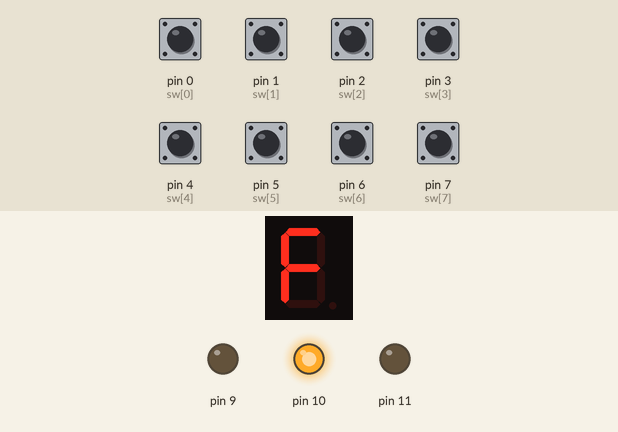
Simulated run of this sketch. Board: Arduino Uno, built with avr-gcc and run on an emulated ATmega328P. Shown: 1-digit seven-segment display, output pins drawn as LEDs (lit = HIGH). Wiring (inferred from the names in the program): 1-digit 7-segment display, segments lit when HIGH: segments A0, A1, A2, A3, A4, A5, pin 8. The inputs (shaded band) are chosen by the test bench; at power-on: pin 0 (sw[0]), pin 1 (sw[1]), pin 2 (sw[2]), pin 3 (sw[3]), pin 4 (sw[4]), pin 5 (sw[5]), pin 6 (sw[6]), pin 7 (sw[7]) HIGH. The segment pins are drawn as the display they are named for; pins used as bus, display or sensor lines are not drawn.

Above: at 1.2 s.
1.3 s: pin 0 (sw[0]) pulled LOW for 0.15 s
At 1.37 s:
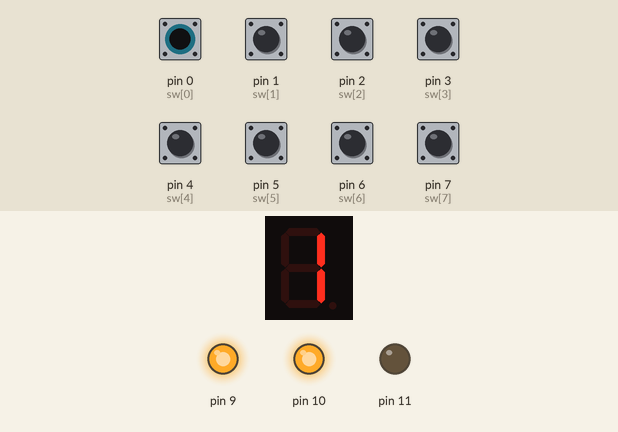
2.9 s: pin 5 (sw[5]) pulled LOW for 0.15 s
At 3.3 s:
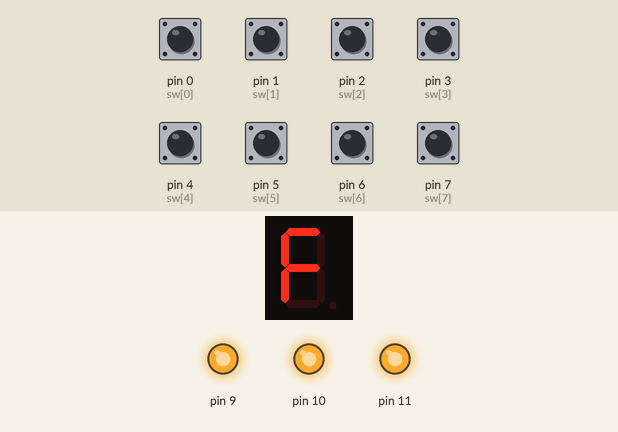
4.5 s: pin 2 (sw[2]) pulled LOW for 0.15 s
At 4.57 s:
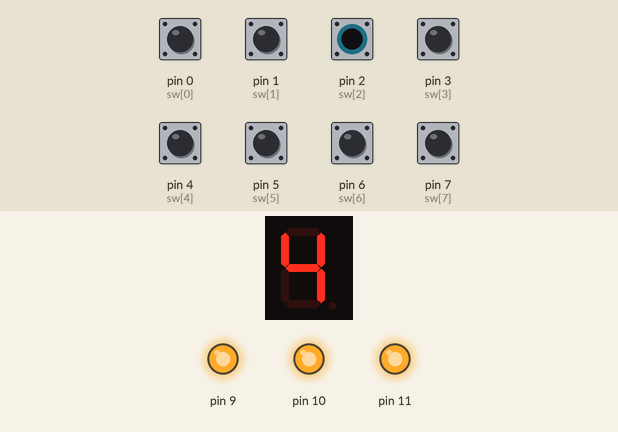
6.1 s: pin 3 (sw[3]) pulled LOW for 0.15 s
At 6.17 s:
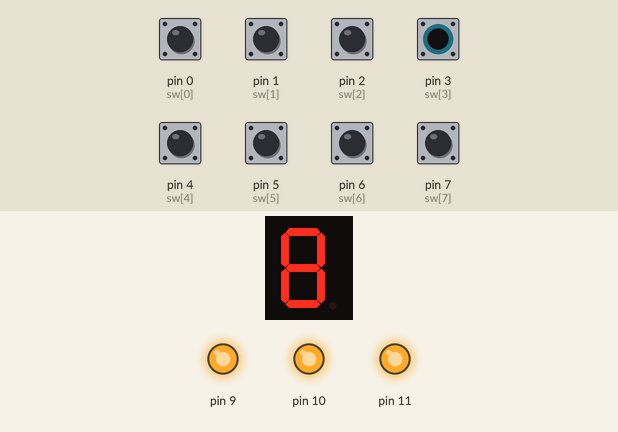
7.7 s: pin 4 (sw[4]) pulled LOW for 0.15 s
At 7.77 s:
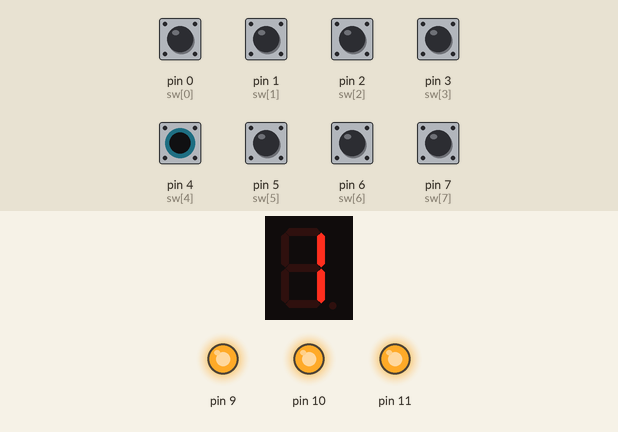
9.3 s: pin 0 (sw[0]) driven LOW and pin 4 (sw[4]) driven LOW
At 9.9 s:
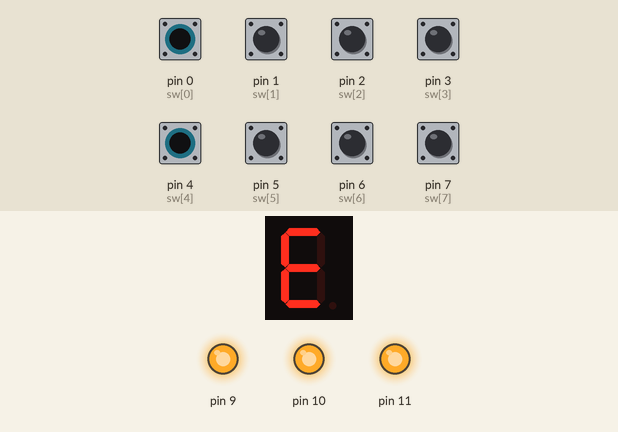
Timing chart, 0 to 11.8 s (numbered marks = the images above; inputs shaded):
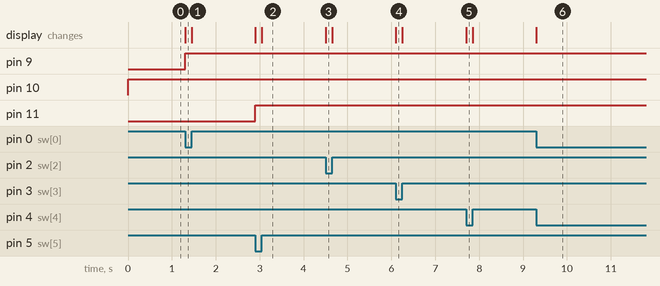

The sketch:

Check1.2.ino
```cpp
int sw[8] = {0,1,2,3,4,5,6,7};
int segPins[7] = {A0,A1,A2,A3,A4,A5,8};


int num[16][7] = {
  {1,1,1,1,1,1,0},//0
  {0,1,1,0,0,0,0},//1
  {1,1,0,1,1,0,1},//2
  {1,1,1,1,0,0,1},//3
  {0,1,1,0,0,1,1},//4
  {1,0,1,1,0,1,1},//5
  {1,0,1,1,1,1,1},//6
  {1,1,1,0,0,0,0},//7
  {1,1,1,1,1,1,1},//8
  {1,1,1,1,0,1,1},//9
  {1,1,1,0,1,1,1},//A
  {0,0,1,1,1,1,1},//b
  {1,0,0,1,1,1,0},//C
  {0,1,1,1,1,0,1},//d
  {1,0,0,1,1,1,1},//E
  {1,0,0,0,1,1,1}//F
};

void setup(){

  for(int i=0;i<8;i++){
    pinMode(sw[i],INPUT);
  }

  for(int i=0;i<7;i++){
    pinMode(segPins[i],OUTPUT);
  }

  pinMode(9,OUTPUT);
  pinMode(10,OUTPUT);
  pinMode(11,OUTPUT);

}

void loop(){
  int high4 = (PIND >> 4) & 0x0F;
  int low4 = PIND & 0x0F;
  int result = 0;
  if (high4 == low4) {
    result = low4;
    digitalWrite(10,HIGH);
  }
  else if (high4 > low4){
    result = high4 - low4;
    digitalWrite(9,HIGH);
  }
  else{
    result = low4 - high4;
    digitalWrite(11,HIGH);
  }
  for (int i=0;i<7;i++){
    digitalWrite(segPins[i],num[result][i]);
  }
}
```

Measured:
- after the input at 1.3 s, pin 9: LOW → HIGH at once; the display: changes at once (image 1)
- after the input at 2.9 s, pin 11: LOW → HIGH at once; the display: first changes at once (image 2 shows a later state)
- after the input at 4.5 s, the display: changes at once (image 3)
- after the input at 6.1 s, the display: changes at once (image 4)
- after the input at 7.7 s, the display: changes at once (image 5)
- after the input at 9.3 s, the display: changes at once (image 6)
